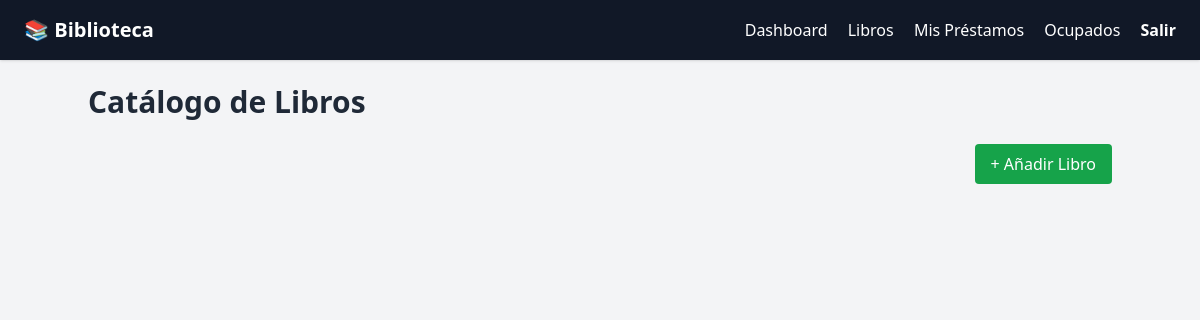
The page /books (signed in) on the database as committed earlier.
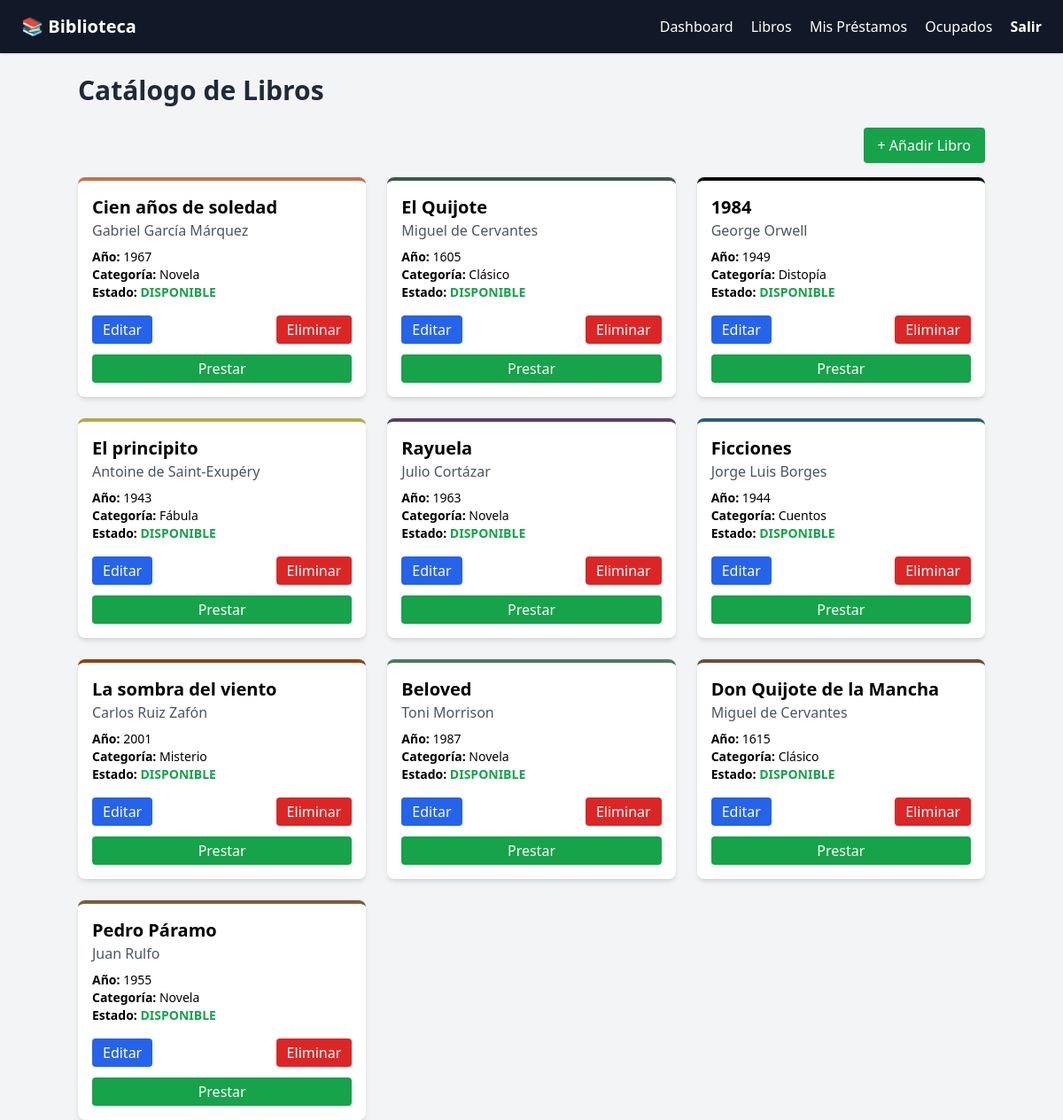
The same page on the database as committed later.
### tables this page shows
CREATE TABLE books (
    id INTEGER PRIMARY KEY AUTOINCREMENT,
    title TEXT NOT NULL,
    author TEXT,
    cover_color TEXT,
    year INTEGER,
    status TEXT DEFAULT 'DISPONIBLE',
    category TEXT DEFAULT 'Otro',
    available INTEGER DEFAULT 1
);

### app.py (the view)
    @app.route('/books')
    @login_required
    def books():
        conn = app.get_db_connection()
        books = conn.execute("SELECT * FROM books").fetchall()
        conn.close()
        return render_template('books.html', books=books)

### templates/books.html
{% extends "base.html" %}
{% block content %}
<h2 class="text-3xl font-bold text-gray-800 mb-6">Catálogo de Libros</h2>
<div class="flex justify-end mb-4">
    <a href="{{ url_for('add_book') }}"
       class="px-4 py-2 bg-green-600 text-white rounded hover:bg-green-700">
        + Añadir Libro
    </a>
</div>
<div class="grid grid-cols-1 sm:grid-cols-2 md:grid-cols-3 gap-6">
    {% for book in books %}
    <div class="bg-white shadow-md rounded-lg p-4 border-t-4"
         style="border-color: {{ book['cover_color'] }}">
        <h3 class="text-xl font-bold">{{ book['title'] }}</h3>
        <p class="text-gray-600">{{ book['author'] }}</p>
        <div class="mt-2 text-sm">
            <p><strong>Año:</strong> {{ book['year'] }}</p>
            <p><strong>Categoría:</strong> {{ book['category'] }}</p>
            <p><strong>Estado:</strong>
                <span class="font-semibold
                    {% if book['status']=="DISPONIBLE" %}text-green-600{% else %}text-red-600{% endif %}">
                    {{ book['status'] }}
                </span>
            </p>
        </div>
        <div class="flex justify-between mt-4">
            <a href="{{ url_for('edit_book', book_id=book['id']) }}"
               class="px-3 py-1 bg-blue-600 text-white rounded hover:bg-blue-700">
               Editar
            </a>
            <form action="{{ url_for('delete_book', book_id=book['id']) }}" method="POST">
                <button class="px-3 py-1 bg-red-600 text-white rounded hover:bg-red-700">
                    Eliminar
                </button>
            </form>
        </div>
        {% if book['available'] %}
        <form action="{{ url_for('loan', book_id=book['id']) }}" method="POST" class="mt-3">
            <button class="w-full bg-green-600 text-white py-1 rounded hover:bg-green-700">
                Prestar
            </button>
        </form>
        {% else %}
        <p class="mt-3 text-center text-red-600 font-semibold">No disponible</p>
        {% endif %}
    </div>
    {% endfor %}
</div>
{% endblock %}

### templates/base.html (shortened to what this page needs)
<!DOCTYPE html>
<html lang="es">
<head>
    <script src="https://cdn.tailwindcss.com"></script>
</head>
<body class="bg-gray-100">
    <nav class="bg-gray-900 text-white px-6 py-4 flex justify-between items-center shadow">
        <h1 class="text-xl font-bold">📚 Biblioteca</h1>
        <div class="space-x-4">
            {% if session.get('user_id') %}
                <a href="{{ url_for('dashboard') }}" class="hover:text-yellow-400">Dashboard</a>
                <a href="{{ url_for('books') }}" class="hover:text-yellow-400">Libros</a>
                <a href="{{ url_for('my_loans') }}" class="hover:text-yellow-400">Mis Préstamos</a>
                <a href="{{ url_for('occupied') }}" class="hover:text-yellow-400">Ocupados</a>
                <a href="{{ url_for('logout') }}" class="hover:text-red-400 font-semibold">Salir</a>
            {% else %}
                <a href="{{ url_for('login') }}" class="hover:text-yellow-400">Login</a>
                <a href="{{ url_for('register') }}" class="hover:text-yellow-400">Registro</a>
            {% endif %}
        </div>
    </nav>
    <div class="max-w-5xl mx-auto mt-6">
        {% block content %}{% endblock %}
    </div>
</body>
</html>

Rows that differ between the two databases and show on the page:
added books: title "Cien años de soledad", author "Gabriel García Márquez", year "1967", category "Novela", status "DISPONIBLE"
added books: title "El Quijote", author "Miguel de Cervantes", year "1605", category "Clásico", status "DISPONIBLE"
added books: title "1984", author "George Orwell", year "1949", category "Distopía", status "DISPONIBLE"
added books: title "El principito", author "Antoine de Saint-Exupéry", year "1943", category "Fábula", status "DISPONIBLE"
added books: title "Rayuela", author "Julio Cortázar", year "1963", category "Novela", status "DISPONIBLE"
added books: title "Ficciones", author "Jorge Luis Borges", year "1944", category "Cuentos", status "DISPONIBLE"
added books: title "La sombra del viento", author "Carlos Ruiz Zafón", year "2001", category "Misterio", status "DISPONIBLE"
added books: title "Beloved", author "Toni Morrison", year "1987", category "Novela", status "DISPONIBLE"
added books: title "Don Quijote de la Mancha", author "Miguel de Cervantes", year "1615", category "Clásico", status "DISPONIBLE"
added books: title "Pedro Páramo", author "Juan Rulfo", year "1955", category "Novela", status "DISPONIBLE"
